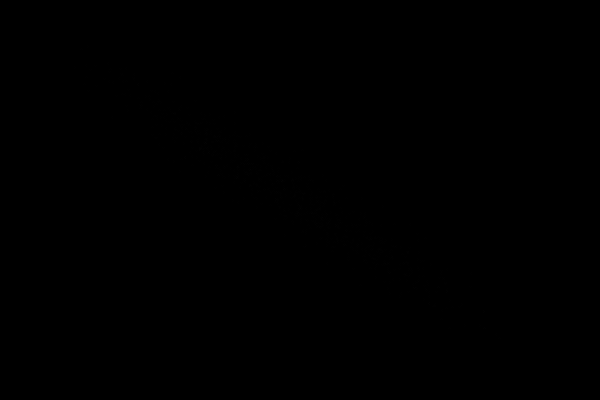
Frame 1 (no input)
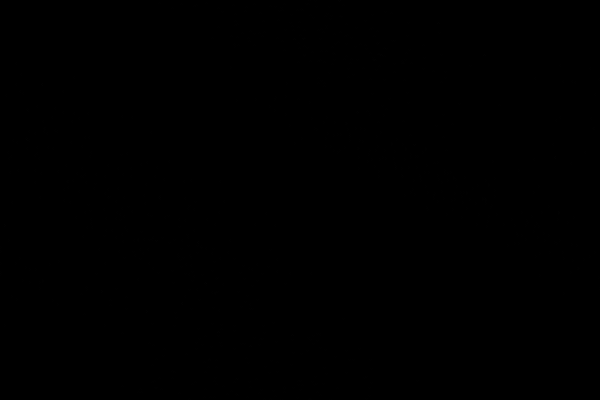
Frame 60 (the mouse pressed at the canvas centre just before this capture)
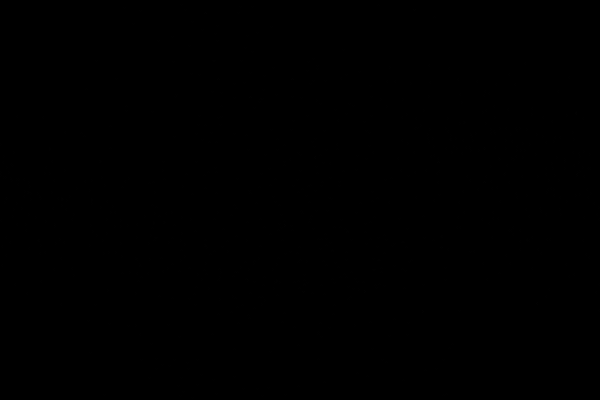
Frame 120 (the mouse held since frame 60 and released just before this capture)

The Processing sketch that drew these frames (run headless with seeded random() and noise(); from frame 60 on, the mouse is pressed at the canvas centre):

// Processing sketch: processing_7444
// ── processing_7444.pde


color white = color(255);
Poid[] poids = new Poid[1000];
float xoff = 0.0;



void setup() {
  size(600,400);
  noiseSeed(0);
  for(int i=0; i < poids.length; i++) {
    poids[i] = new Poid();
  }
  noStroke();
}

void draw() {
  background(0);
  for(int i=0; i < poids.length; i++) {
    Poid p = poids[i];
    p.draw();
    p.tick();
  }
}



class Poid {
  PVector pos;
  int dir;
  float speed;
  float a;
  
  Poid() {
    pos = new PVector(noise(xoff += 0.1) * width, noise(xoff += 0.1) * height);
    dir = floor(random(4));
    speed = 0.5 + noise(xoff += 0.5) * 5;
    a = noise(xoff += 0.1) * 255;
  }
  
  void tick() {
    switch(dir) {
      case 0:
        if(pos.x > width) pos.x = 0;
        else pos.x += speed;
        break;
      case 1:
        if(pos.y < 0) pos.y = height;
        else pos.y -= speed;
        break;
      case 2:
        if(pos.x < 0) pos.x = width;
        else pos.x -= speed;
        break;
      case 3:
        if(pos.y > height) pos.y = 0;
        else pos.y += speed;
        break;
      default:
        break;
    }

  }
  
  void draw() {
    fill(255, 255, 255, a);
    pushMatrix();
    translate(pos.x, pos.y);
    rotate(PI * -0.5 * (dir+1));
    rect(1, 0, 0.1, 0.1);
    rect(-1, 0, 0.1, 0.1);
    rect(0, 1,  0.1, 0.1);
    popMatrix();
  }
  
}
